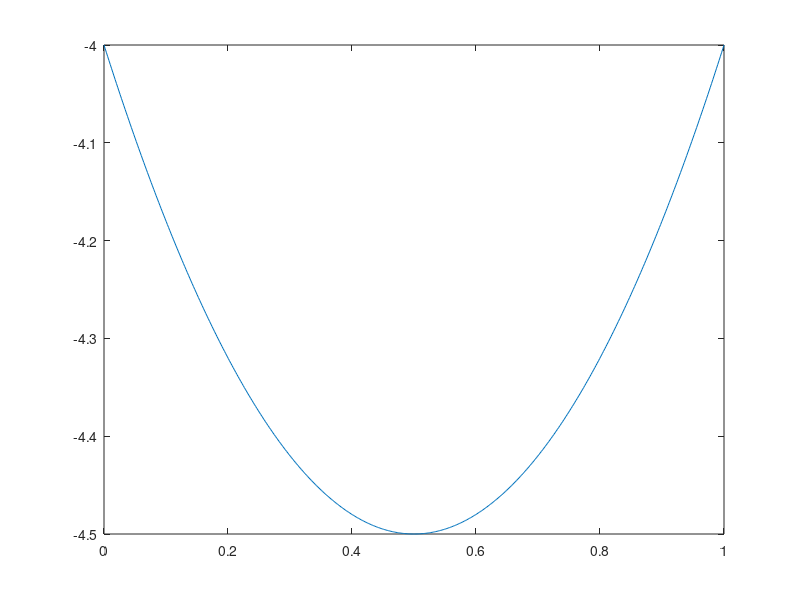

Write MATLAB code to recreate this figure.
clc,clear;
% 绘制func的二维图像
% x1=linspace(0,10);
% x2=linspace(0,10);
% %绘制二元函数 z=x*exp(-x.^2-y.^2)
% 
% [X1,X2]=meshgrid(x1,x2);%生成平面网格
% z=2.*X1.^2-2.*X1.*X2+2.*X2.^2-6.*X1;%计算网格点的值
% mesh(X1,X2,z);%绘制二元函数

% 将x1限制为定制，绘制图像
x2=linspace(0,1,500);
y=-4-2.*x2+2.*x2.^2;
plot(x2,y);
